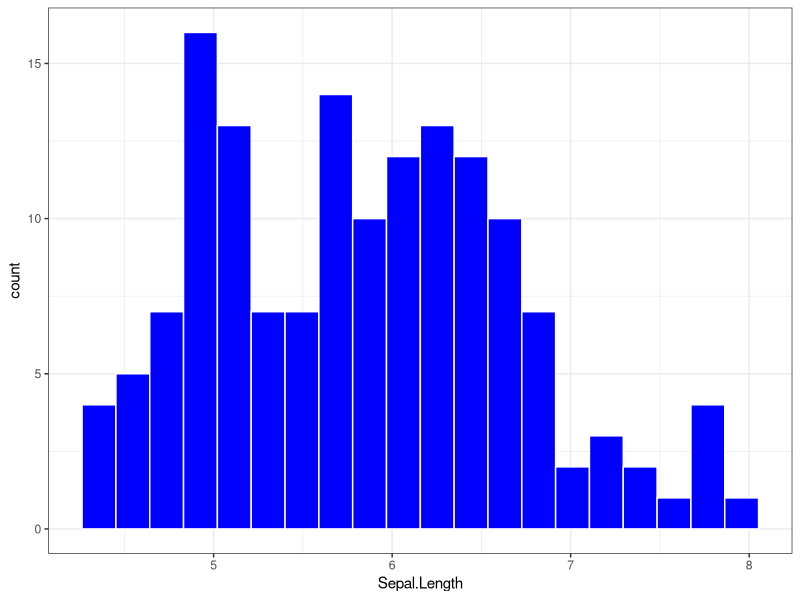

R code for this plot: (Note: this script raises an error after producing the figure.)
## ---- chunk 1

## add additional libraries/packages here, as needed
## leaving the tidyverse as the last package loaded

library(tidyverse)

theme_set(theme_bw())  ## or use theme_set(theme_light())
knitr::opts_chunk$set(comment = NA)
## ---- chunk 2
## if you want to load in a data set called namebeta.csv
## and then create a tibble from it called namealpha
## then uncomment the next line by removing the #

# namealpha <- read_csv("namebeta.csv") 
## ---- chunk 3
iris |> summary()
## ---- chunk 4
ggplot(data = iris, aes(x = Sepal.Length)) +
  geom_histogram(bins = 20, col = "white", fill = "blue")
## ---- chunk 5
sessioninfo::session_info()
